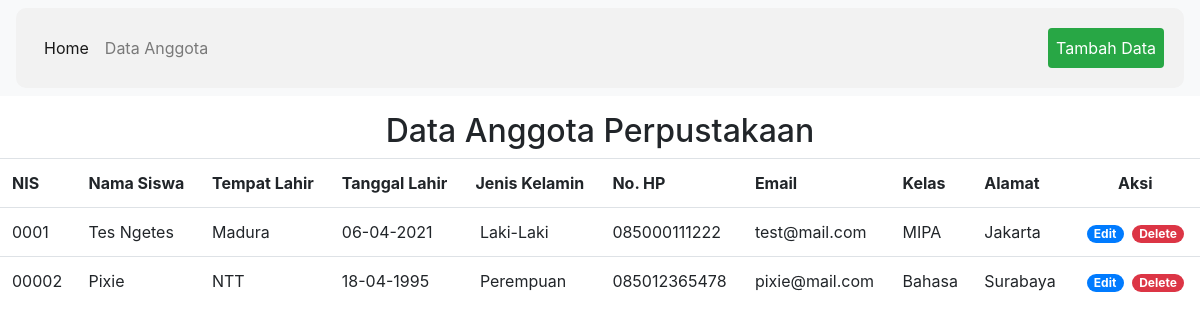
/anggota.php, run on the app's committed database.
### tables this page shows
CREATE TABLE `anggota` (
  `no` int(11) NOT NULL,
  `nis` char(5) NOT NULL,
  `nama` varchar(64) NOT NULL,
  `tp_lahir` varchar(32) NOT NULL,
  `tgl_lahir` date NOT NULL,
  `jk` varchar(16) NOT NULL,
  `no_hp` varchar(16) NOT NULL,
  `email` varchar(64) NOT NULL,
  `kelas` varchar(32) NOT NULL,
  `alamat` varchar(128) NOT NULL
);

### Controller/CAnggota.php (the view, shortened to what this page needs)
<?php
class CAnggota
{
    public function cetakdata()
    {
        require('koneksi.php');
        require ('view/display.php');
        $data =
            "
            <h2><center>Data Anggota Perpustakaan</center></h2>
            <table class ='table table'>
                <tr>
                    <th>NIS</th>
                    <th>Nama Siswa</th>
                    <th>Tempat Lahir</th>
                    <th>Tanggal Lahir</th>
                    <th>Jenis Kelamin</th>
                    <th>No. HP</th>
                    <th>Email</th>
                    <th>Kelas</th>
                    <th>Alamat</th>
                    <th><center>Aksi</center></th>
                </tr>
        ";
        $sql = mysqli_query($koneksi,"SELECT * from anggota");
        while ($z = mysqli_fetch_array($sql)) {
            $data .= "<tr>";
            $data .= "<td>" . $z['nis'] . "</td>";
            $data .= "<td>" . $z['nama'] . "</td>";
            $data .= "<td>" . $z['tp_lahir'] . "</td>";
            $data .= "<td>" . date('d-m-Y', strtotime($z["tgl_lahir"])) . "</td>";
            $data .= "<td>" . $z['jk'] . "</td>";
            $data .= "<td>" . $z['no_hp'] . "</td>";
            $data .= "<td>" . $z['email'] . "</td>";
            $data .= "<td>" . $z['kelas'] . "</td>";
            $data .= "<td>" . $z['alamat'] . "</td>";
            $data .= "<td>
						<a href='anggota.php?target=edit&no=" . $z['no'] . "' class='badge badge-primary badge-pill ml-1'>Edit</a></button>
						<a href='anggota.php?target=delete&no=" . $z['no'] . "' class='badge badge-danger badge-pill ml-1' onclick='return confirm();'>Delete</a>
					</td>";
            $data .= "</tr>";
        }
        require('view/View_anggota.php');
    }
}
?>

### View/display.php (shortened to what this page needs)
<!DOCTYPE html>
<html lang="en">
<head>
    <link rel="stylesheet" href="https://stackpath.bootstrapcdn.com/bootstrap/4.1.3/css/bootstrap.min.css"
>
    <link rel="stylesheet" href="css/style.css">
</head>
<body>
</body>
</html>

### anggota.php (shortened to what this page needs)
<?php
require('Controller/CAnggota.php');
$Anggota = new CAnggota();
require ('view/display.php');
echo '
<nav class="navbar navbar-expand-lg navbar-light bg-light">
	<div class="collapse navbar-collapse" id="navbarNav">
		<ul class="navbar-nav mr-auto">
			<li class="nav-item active">
				<a class="nav-link" href="index.php">Home <span class="sr-only">(current)</span></a>
			</li>
			<li>
				<a class="nav-link" href="anggota.php?target=list" role="button">Data Anggota</a>
			</li>
		</ul>
		<ul class="nav navbar-nav ml-auto">
			<li>
				<a class="nav-link bg-success rounded text-white" href="anggota.php?target=input" role="button">Tambah Data</a>
			</li>
		</ul>
	</div>
</nav>
';
if(isset($_GET['target']))
{
	if($_GET['target']=='input')
	{
		$Anggota->inputForm();
	}
	else if($_GET['target']=='list')
	{
		$Anggota->cetakdata();
	}
	else if($_GET['target']=='edit')
	{
		$Anggota->updateForm();
	}
	else if($_GET['target']=='delete')
	{
		$Anggota->deleteForm($_GET['no']);
	}
}
else{
	$Anggota->cetakdata();
}
?>

### View/View_anggota.php (shortened to what this page needs)
<html>
<head>
</head>
<?php
echo $data;
?>
</body>
</html>

### css/style.css (style rules this page uses)
div { border-radius: 10px; background-color: #f2f2f2; padding: 20px; }

### data on the page
anggota: nis "0001", nama "Tes Ngetes", tp_lahir "Madura", tgl_lahir "06-04-2021", jk "Laki-Laki", no_hp "085000111222", email "test@mail.com", kelas "MIPA", alamat "Jakarta"
anggota: nis "00002", nama "Pixie", tp_lahir "NTT", tgl_lahir "18-04-1995", jk "Perempuan", no_hp "085012365478", email "pixie@mail.com", kelas "Bahasa", alamat "Surabaya"
